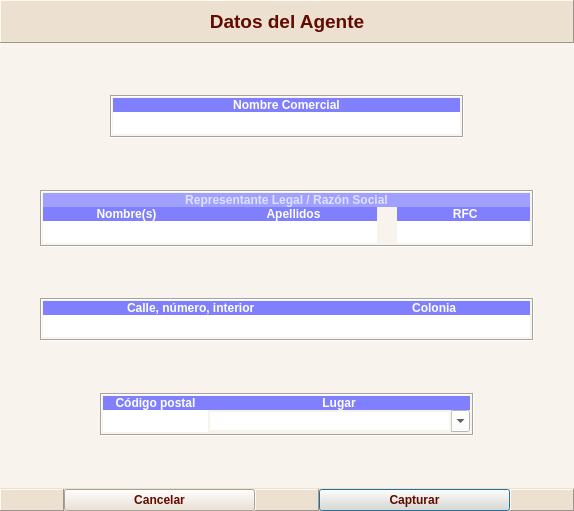
<?xml version="1.0" encoding="UTF-8"?>
<ui version="4.0">
 <class>Dialog</class>
 <widget class="QDialog" name="Dialog">
  <property name="geometry">
   <rect>
    <x>0</x>
    <y>0</y>
    <width>574</width>
    <height>511</height>
   </rect>
  </property>
  <property name="windowIcon">
   <iconset resource="resources.qrc">
    <normaloff>:/icon.ico</normaloff>:/icon.ico</iconset>
  </property>
  <property name="styleSheet">
   <string notr="true">background-color:#F8F4ED;</string>
  </property>
  <layout class="QVBoxLayout" name="verticalLayout_8">
   <property name="spacing">
    <number>0</number>
   </property>
   <property name="margin">
    <number>0</number>
   </property>
   <item>
    <widget class="QFrame" name="frame_12">
     <property name="styleSheet">
      <string notr="true">color:#600A00; background-color:#ECE0D0</string>
     </property>
     <property name="frameShape">
      <enum>QFrame::Panel</enum>
     </property>
     <property name="frameShadow">
      <enum>QFrame::Raised</enum>
     </property>
     <layout class="QVBoxLayout" name="verticalLayout_10">
      <item>
       <widget class="QLabel" name="titleLA">
        <property name="font">
         <font>
          <pointsize>14</pointsize>
          <weight>75</weight>
          <bold>true</bold>
         </font>
        </property>
        <property name="text">
         <string>Datos del Agente</string>
        </property>
        <property name="alignment">
         <set>Qt::AlignCenter</set>
        </property>
       </widget>
      </item>
     </layout>
    </widget>
   </item>
   <item>
    <spacer name="verticalSpacer_2">
     <property name="orientation">
      <enum>Qt::Vertical</enum>
     </property>
     <property name="sizeType">
      <enum>QSizePolicy::Preferred</enum>
     </property>
     <property name="sizeHint" stdset="0">
      <size>
       <width>20</width>
       <height>80</height>
      </size>
     </property>
    </spacer>
   </item>
   <item>
    <widget class="QFrame" name="frNombreComercial_layout">
     <property name="sizePolicy">
      <sizepolicy hsizetype="Preferred" vsizetype="Expanding">
       <horstretch>0</horstretch>
       <verstretch>0</verstretch>
      </sizepolicy>
     </property>
     <layout class="QVBoxLayout" name="verticalLayout_11">
      <property name="spacing">
       <number>0</number>
      </property>
      <property name="margin">
       <number>0</number>
      </property>
      <item>
       <layout class="QHBoxLayout" name="horizontalLayout_4">
        <property name="spacing">
         <number>0</number>
        </property>
        <item>
         <spacer name="horizontalSpacer_2">
          <property name="orientation">
           <enum>Qt::Horizontal</enum>
          </property>
          <property name="sizeHint" stdset="0">
           <size>
            <width>110</width>
            <height>20</height>
           </size>
          </property>
         </spacer>
        </item>
        <item>
         <widget class="QFrame" name="frNombreComercial">
          <property name="sizePolicy">
           <sizepolicy hsizetype="Preferred" vsizetype="Preferred">
            <horstretch>1</horstretch>
            <verstretch>0</verstretch>
           </sizepolicy>
          </property>
          <property name="frameShape">
           <enum>QFrame::Box</enum>
          </property>
          <property name="frameShadow">
           <enum>QFrame::Sunken</enum>
          </property>
          <layout class="QVBoxLayout" name="verticalLayout_2">
           <property name="spacing">
            <number>0</number>
           </property>
           <property name="leftMargin">
            <number>1</number>
           </property>
           <property name="topMargin">
            <number>1</number>
           </property>
           <property name="rightMargin">
            <number>2</number>
           </property>
           <property name="bottomMargin">
            <number>2</number>
           </property>
           <item>
            <widget class="QLabel" name="label_3">
             <property name="sizePolicy">
              <sizepolicy hsizetype="Preferred" vsizetype="Fixed">
               <horstretch>0</horstretch>
               <verstretch>0</verstretch>
              </sizepolicy>
             </property>
             <property name="font">
              <font>
               <pointsize>9</pointsize>
               <weight>75</weight>
               <bold>true</bold>
              </font>
             </property>
             <property name="styleSheet">
              <string notr="true">color:#FFFFFF;  background-color:#8080FF;</string>
             </property>
             <property name="text">
              <string>Nombre Comercial</string>
             </property>
             <property name="alignment">
              <set>Qt::AlignCenter</set>
             </property>
             <property name="margin">
              <number>2</number>
             </property>
            </widget>
           </item>
           <item>
            <widget class="CDLineEdit" name="edNombreComercial">
             <property name="sizePolicy">
              <sizepolicy hsizetype="Expanding" vsizetype="Preferred">
               <horstretch>0</horstretch>
               <verstretch>0</verstretch>
              </sizepolicy>
             </property>
             <property name="minimumSize">
              <size>
               <width>0</width>
               <height>22</height>
              </size>
             </property>
             <property name="font">
              <font>
               <weight>75</weight>
               <bold>true</bold>
              </font>
             </property>
             <property name="styleSheet">
              <string notr="true">background-color:#FFFFFF;</string>
             </property>
             <property name="frame">
              <bool>false</bool>
             </property>
            </widget>
           </item>
          </layout>
         </widget>
        </item>
        <item>
         <spacer name="horizontalSpacer_3">
          <property name="orientation">
           <enum>Qt::Horizontal</enum>
          </property>
          <property name="sizeHint" stdset="0">
           <size>
            <width>110</width>
            <height>20</height>
           </size>
          </property>
         </spacer>
        </item>
       </layout>
      </item>
      <item>
       <spacer name="verticalSpacer_3">
        <property name="orientation">
         <enum>Qt::Vertical</enum>
        </property>
        <property name="sizeType">
         <enum>QSizePolicy::Preferred</enum>
        </property>
        <property name="sizeHint" stdset="0">
         <size>
          <width>20</width>
          <height>80</height>
         </size>
        </property>
       </spacer>
      </item>
     </layout>
    </widget>
   </item>
   <item>
    <widget class="QFrame" name="frRepresentanteLegal_layout">
     <property name="sizePolicy">
      <sizepolicy hsizetype="Preferred" vsizetype="Expanding">
       <horstretch>0</horstretch>
       <verstretch>0</verstretch>
      </sizepolicy>
     </property>
     <layout class="QVBoxLayout" name="verticalLayout_13">
      <property name="spacing">
       <number>0</number>
      </property>
      <property name="margin">
       <number>0</number>
      </property>
      <item>
       <layout class="QHBoxLayout" name="horizontalLayout_7">
        <property name="spacing">
         <number>0</number>
        </property>
        <item>
         <spacer name="horizontalSpacer_4">
          <property name="orientation">
           <enum>Qt::Horizontal</enum>
          </property>
          <property name="sizeType">
           <enum>QSizePolicy::Preferred</enum>
          </property>
          <property name="sizeHint" stdset="0">
           <size>
            <width>40</width>
            <height>20</height>
           </size>
          </property>
         </spacer>
        </item>
        <item>
         <widget class="QFrame" name="frame_11">
          <property name="frameShape">
           <enum>QFrame::Box</enum>
          </property>
          <property name="frameShadow">
           <enum>QFrame::Sunken</enum>
          </property>
          <layout class="QVBoxLayout" name="verticalLayout_12">
           <property name="spacing">
            <number>0</number>
           </property>
           <property name="leftMargin">
            <number>1</number>
           </property>
           <property name="topMargin">
            <number>1</number>
           </property>
           <property name="rightMargin">
            <number>2</number>
           </property>
           <property name="bottomMargin">
            <number>2</number>
           </property>
           <item>
            <widget class="QLabel" name="laRepresentante">
             <property name="sizePolicy">
              <sizepolicy hsizetype="Expanding" vsizetype="Fixed">
               <horstretch>0</horstretch>
               <verstretch>0</verstretch>
              </sizepolicy>
             </property>
             <property name="font">
              <font>
               <pointsize>9</pointsize>
               <weight>75</weight>
               <bold>true</bold>
              </font>
             </property>
             <property name="styleSheet">
              <string notr="true">color:#E0E0FF; background-color:#A0A0FF</string>
             </property>
             <property name="text">
              <string>Representante Legal / Razón Social</string>
             </property>
             <property name="alignment">
              <set>Qt::AlignCenter</set>
             </property>
             <property name="margin">
              <number>3</number>
             </property>
            </widget>
           </item>
           <item>
            <widget class="QFrame" name="frame_13">
             <layout class="QHBoxLayout" name="horizontalLayout_5">
              <property name="spacing">
               <number>0</number>
              </property>
              <property name="margin">
               <number>0</number>
              </property>
              <item>
               <widget class="QFrame" name="frame">
                <property name="sizePolicy">
                 <sizepolicy hsizetype="Expanding" vsizetype="Fixed">
                  <horstretch>5</horstretch>
                  <verstretch>0</verstretch>
                 </sizepolicy>
                </property>
                <property name="styleSheet">
                 <string notr="true">background-color:#8080FF</string>
                </property>
                <layout class="QVBoxLayout" name="verticalLayout">
                 <property name="spacing">
                  <number>0</number>
                 </property>
                 <property name="margin">
                  <number>0</number>
                 </property>
                 <item>
                  <widget class="QLabel" name="label_2">
                   <property name="sizePolicy">
                    <sizepolicy hsizetype="Preferred" vsizetype="Fixed">
                     <horstretch>0</horstretch>
                     <verstretch>0</verstretch>
                    </sizepolicy>
                   </property>
                   <property name="font">
                    <font>
                     <pointsize>9</pointsize>
                     <weight>75</weight>
                     <bold>true</bold>
                    </font>
                   </property>
                   <property name="styleSheet">
                    <string notr="true">color:#FFFFFF</string>
                   </property>
                   <property name="text">
                    <string>Nombre(s)</string>
                   </property>
                   <property name="alignment">
                    <set>Qt::AlignCenter</set>
                   </property>
                   <property name="margin">
                    <number>2</number>
                   </property>
                  </widget>
                 </item>
                 <item>
                  <widget class="CDLineEdit" name="edRazonSocial">
                   <property name="sizePolicy">
                    <sizepolicy hsizetype="Expanding" vsizetype="Preferred">
                     <horstretch>0</horstretch>
                     <verstretch>0</verstretch>
                    </sizepolicy>
                   </property>
                   <property name="minimumSize">
                    <size>
                     <width>0</width>
                     <height>22</height>
                    </size>
                   </property>
                   <property name="font">
                    <font>
                     <weight>75</weight>
                     <bold>true</bold>
                    </font>
                   </property>
                   <property name="styleSheet">
                    <string notr="true">background-color:#FFFFFF;</string>
                   </property>
                   <property name="frame">
                    <bool>false</bool>
                   </property>
                  </widget>
                 </item>
                </layout>
               </widget>
              </item>
              <item>
               <widget class="QFrame" name="frame_9">
                <property name="sizePolicy">
                 <sizepolicy hsizetype="Expanding" vsizetype="Fixed">
                  <horstretch>5</horstretch>
                  <verstretch>0</verstretch>
                 </sizepolicy>
                </property>
                <property name="styleSheet">
                 <string notr="true">background-color:#8080FF</string>
                </property>
                <layout class="QVBoxLayout" name="verticalLayout_9">
                 <property name="spacing">
                  <number>0</number>
                 </property>
                 <property name="margin">
                  <number>0</number>
                 </property>
                 <item>
                  <widget class="QLabel" name="label_9">
                   <property name="sizePolicy">
                    <sizepolicy hsizetype="Preferred" vsizetype="Fixed">
                     <horstretch>0</horstretch>
                     <verstretch>0</verstretch>
                    </sizepolicy>
                   </property>
                   <property name="font">
                    <font>
                     <pointsize>9</pointsize>
                     <weight>75</weight>
                     <bold>true</bold>
                    </font>
                   </property>
                   <property name="styleSheet">
                    <string notr="true">color:#FFFFFF</string>
                   </property>
                   <property name="text">
                    <string>Apellidos</string>
                   </property>
                   <property name="alignment">
                    <set>Qt::AlignCenter</set>
                   </property>
                   <property name="margin">
                    <number>2</number>
                   </property>
                  </widget>
                 </item>
                 <item>
                  <widget class="CDLineEdit" name="edNombre2">
                   <property name="sizePolicy">
                    <sizepolicy hsizetype="Expanding" vsizetype="Preferred">
                     <horstretch>0</horstretch>
                     <verstretch>0</verstretch>
                    </sizepolicy>
                   </property>
                   <property name="minimumSize">
                    <size>
                     <width>0</width>
                     <height>22</height>
                    </size>
                   </property>
                   <property name="font">
                    <font>
                     <weight>75</weight>
                     <bold>true</bold>
                    </font>
                   </property>
                   <property name="styleSheet">
                    <string notr="true">background-color:#FFFFFF;</string>
                   </property>
                   <property name="frame">
                    <bool>false</bool>
                   </property>
                  </widget>
                 </item>
                </layout>
               </widget>
              </item>
              <item>
               <spacer name="horizontalSpacer">
                <property name="orientation">
                 <enum>Qt::Horizontal</enum>
                </property>
                <property name="sizeType">
                 <enum>QSizePolicy::Preferred</enum>
                </property>
                <property name="sizeHint" stdset="0">
                 <size>
                  <width>20</width>
                  <height>20</height>
                 </size>
                </property>
               </spacer>
              </item>
              <item>
               <widget class="QFrame" name="frame_8">
                <property name="sizePolicy">
                 <sizepolicy hsizetype="Expanding" vsizetype="Fixed">
                  <horstretch>4</horstretch>
                  <verstretch>0</verstretch>
                 </sizepolicy>
                </property>
                <property name="styleSheet">
                 <string notr="true">background-color:#8080FF</string>
                </property>
                <layout class="QVBoxLayout" name="verticalLayout_7">
                 <property name="spacing">
                  <number>0</number>
                 </property>
                 <property name="margin">
                  <number>0</number>
                 </property>
                 <item>
                  <widget class="QLabel" name="label_8">
                   <property name="sizePolicy">
                    <sizepolicy hsizetype="Preferred" vsizetype="Fixed">
                     <horstretch>0</horstretch>
                     <verstretch>0</verstretch>
                    </sizepolicy>
                   </property>
                   <property name="font">
                    <font>
                     <pointsize>9</pointsize>
                     <weight>75</weight>
                     <bold>true</bold>
                    </font>
                   </property>
                   <property name="styleSheet">
                    <string notr="true">color:#FFFFFF</string>
                   </property>
                   <property name="text">
                    <string> RFC</string>
                   </property>
                   <property name="alignment">
                    <set>Qt::AlignCenter</set>
                   </property>
                   <property name="margin">
                    <number>2</number>
                   </property>
                  </widget>
                 </item>
                 <item>
                  <widget class="CDRfcEdit" name="edRFC">
                   <property name="sizePolicy">
                    <sizepolicy hsizetype="Expanding" vsizetype="Preferred">
                     <horstretch>0</horstretch>
                     <verstretch>0</verstretch>
                    </sizepolicy>
                   </property>
                   <property name="minimumSize">
                    <size>
                     <width>0</width>
                     <height>22</height>
                    </size>
                   </property>
                   <property name="font">
                    <font>
                     <weight>75</weight>
                     <bold>true</bold>
                    </font>
                   </property>
                   <property name="styleSheet">
                    <string notr="true">background-color:#FFFFFF;</string>
                   </property>
                   <property name="frame">
                    <bool>false</bool>
                   </property>
                  </widget>
                 </item>
                </layout>
               </widget>
              </item>
             </layout>
            </widget>
           </item>
          </layout>
         </widget>
        </item>
        <item>
         <spacer name="horizontalSpacer_5">
          <property name="orientation">
           <enum>Qt::Horizontal</enum>
          </property>
          <property name="sizeType">
           <enum>QSizePolicy::Preferred</enum>
          </property>
          <property name="sizeHint" stdset="0">
           <size>
            <width>40</width>
            <height>20</height>
           </size>
          </property>
         </spacer>
        </item>
       </layout>
      </item>
      <item>
       <spacer name="verticalSpacer_4">
        <property name="orientation">
         <enum>Qt::Vertical</enum>
        </property>
        <property name="sizeType">
         <enum>QSizePolicy::Preferred</enum>
        </property>
        <property name="sizeHint" stdset="0">
         <size>
          <width>20</width>
          <height>80</height>
         </size>
        </property>
       </spacer>
      </item>
     </layout>
    </widget>
   </item>
   <item>
    <widget class="QFrame" name="frame_2">
     <property name="sizePolicy">
      <sizepolicy hsizetype="Preferred" vsizetype="Expanding">
       <horstretch>0</horstretch>
       <verstretch>0</verstretch>
      </sizepolicy>
     </property>
     <layout class="QVBoxLayout" name="verticalLayout_14">
      <property name="spacing">
       <number>0</number>
      </property>
      <property name="margin">
       <number>0</number>
      </property>
      <item>
       <layout class="QHBoxLayout" name="horizontalLayout_2">
        <property name="spacing">
         <number>0</number>
        </property>
        <property name="sizeConstraint">
         <enum>QLayout::SetFixedSize</enum>
        </property>
        <item>
         <spacer name="horizontalSpacer_6">
          <property name="orientation">
           <enum>Qt::Horizontal</enum>
          </property>
          <property name="sizeType">
           <enum>QSizePolicy::Preferred</enum>
          </property>
          <property name="sizeHint" stdset="0">
           <size>
            <width>40</width>
            <height>20</height>
           </size>
          </property>
         </spacer>
        </item>
        <item>
         <widget class="QFrame" name="frame_7">
          <property name="frameShape">
           <enum>QFrame::Box</enum>
          </property>
          <property name="frameShadow">
           <enum>QFrame::Sunken</enum>
          </property>
          <layout class="QHBoxLayout" name="horizontalLayout_8">
           <property name="spacing">
            <number>0</number>
           </property>
           <property name="leftMargin">
            <number>1</number>
           </property>
           <property name="topMargin">
            <number>1</number>
           </property>
           <property name="rightMargin">
            <number>2</number>
           </property>
           <property name="bottomMargin">
            <number>2</number>
           </property>
           <item>
            <widget class="QFrame" name="frame_4">
             <property name="sizePolicy">
              <sizepolicy hsizetype="Preferred" vsizetype="Preferred">
               <horstretch>3</horstretch>
               <verstretch>0</verstretch>
              </sizepolicy>
             </property>
             <property name="styleSheet">
              <string notr="true">background-color:#8080FF</string>
             </property>
             <layout class="QVBoxLayout" name="verticalLayout_4">
              <property name="spacing">
               <number>0</number>
              </property>
              <property name="margin">
               <number>0</number>
              </property>
              <item>
               <widget class="QLabel" name="label_4">
                <property name="sizePolicy">
                 <sizepolicy hsizetype="Preferred" vsizetype="Fixed">
                  <horstretch>0</horstretch>
                  <verstretch>0</verstretch>
                 </sizepolicy>
                </property>
                <property name="font">
                 <font>
                  <pointsize>9</pointsize>
                  <weight>75</weight>
                  <bold>true</bold>
                 </font>
                </property>
                <property name="styleSheet">
                 <string notr="true">color:#FFFFFF</string>
                </property>
                <property name="text">
                 <string> Calle, número, interior</string>
                </property>
                <property name="alignment">
                 <set>Qt::AlignCenter</set>
                </property>
                <property name="margin">
                 <number>2</number>
                </property>
               </widget>
              </item>
              <item>
               <widget class="CDLineEdit" name="edCalle">
                <property name="sizePolicy">
                 <sizepolicy hsizetype="Expanding" vsizetype="Preferred">
                  <horstretch>0</horstretch>
                  <verstretch>0</verstretch>
                 </sizepolicy>
                </property>
                <property name="minimumSize">
                 <size>
                  <width>0</width>
                  <height>22</height>
                 </size>
                </property>
                <property name="font">
                 <font>
                  <weight>75</weight>
                  <bold>true</bold>
                 </font>
                </property>
                <property name="styleSheet">
                 <string notr="true">background-color:#FFFFFF;</string>
                </property>
                <property name="frame">
                 <bool>false</bool>
                </property>
               </widget>
              </item>
             </layout>
            </widget>
           </item>
           <item>
            <widget class="QFrame" name="frame_5">
             <property name="sizePolicy">
              <sizepolicy hsizetype="Preferred" vsizetype="Preferred">
               <horstretch>2</horstretch>
               <verstretch>0</verstretch>
              </sizepolicy>
             </property>
             <property name="styleSheet">
              <string notr="true">background-color:#8080FF</string>
             </property>
             <layout class="QVBoxLayout" name="verticalLayout_3">
              <property name="spacing">
               <number>0</number>
              </property>
              <property name="margin">
               <number>0</number>
              </property>
              <item>
               <widget class="QLabel" name="label_5">
                <property name="sizePolicy">
                 <sizepolicy hsizetype="Preferred" vsizetype="Fixed">
                  <horstretch>0</horstretch>
                  <verstretch>0</verstretch>
                 </sizepolicy>
                </property>
                <property name="font">
                 <font>
                  <pointsize>9</pointsize>
                  <weight>75</weight>
                  <bold>true</bold>
                 </font>
                </property>
                <property name="styleSheet">
                 <string notr="true">color:#FFFFFF</string>
                </property>
                <property name="text">
                 <string> Colonia</string>
                </property>
                <property name="alignment">
                 <set>Qt::AlignCenter</set>
                </property>
                <property name="margin">
                 <number>2</number>
                </property>
               </widget>
              </item>
              <item>
               <widget class="CDLineEdit" name="edColonia">
                <property name="sizePolicy">
                 <sizepolicy hsizetype="Expanding" vsizetype="Preferred">
                  <horstretch>0</horstretch>
                  <verstretch>0</verstretch>
                 </sizepolicy>
                </property>
                <property name="minimumSize">
                 <size>
                  <width>0</width>
                  <height>22</height>
                 </size>
                </property>
                <property name="font">
                 <font>
                  <weight>75</weight>
                  <bold>true</bold>
                 </font>
                </property>
                <property name="styleSheet">
                 <string notr="true">background-color:#FFFFFF;</string>
                </property>
                <property name="frame">
                 <bool>false</bool>
                </property>
               </widget>
              </item>
             </layout>
            </widget>
           </item>
          </layout>
         </widget>
        </item>
        <item>
         <spacer name="horizontalSpacer_7">
          <property name="orientation">
           <enum>Qt::Horizontal</enum>
          </property>
          <property name="sizeType">
           <enum>QSizePolicy::Preferred</enum>
          </property>
          <property name="sizeHint" stdset="0">
           <size>
            <width>40</width>
            <height>20</height>
           </size>
          </property>
         </spacer>
        </item>
       </layout>
      </item>
      <item>
       <spacer name="verticalSpacer_5">
        <property name="orientation">
         <enum>Qt::Vertical</enum>
        </property>
        <property name="sizeType">
         <enum>QSizePolicy::Preferred</enum>
        </property>
        <property name="sizeHint" stdset="0">
         <size>
          <width>20</width>
          <height>80</height>
         </size>
        </property>
       </spacer>
      </item>
     </layout>
    </widget>
   </item>
   <item>
    <widget class="QFrame" name="frame_17">
     <property name="sizePolicy">
      <sizepolicy hsizetype="Preferred" vsizetype="Preferred">
       <horstretch>0</horstretch>
       <verstretch>0</verstretch>
      </sizepolicy>
     </property>
     <layout class="QVBoxLayout" name="verticalLayout_15">
      <property name="spacing">
       <number>0</number>
      </property>
      <property name="margin">
       <number>0</number>
      </property>
      <item>
       <layout class="QHBoxLayout" name="horizontalLayout_3">
        <property name="spacing">
         <number>0</number>
        </property>
        <property name="rightMargin">
         <number>0</number>
        </property>
        <item>
         <spacer name="horizontalSpacer_9">
          <property name="orientation">
           <enum>Qt::Horizontal</enum>
          </property>
          <property name="sizeType">
           <enum>QSizePolicy::Preferred</enum>
          </property>
          <property name="sizeHint" stdset="0">
           <size>
            <width>100</width>
            <height>10</height>
           </size>
          </property>
         </spacer>
        </item>
        <item>
         <widget class="QFrame" name="frame_6">
          <property name="frameShape">
           <enum>QFrame::Box</enum>
          </property>
          <property name="frameShadow">
           <enum>QFrame::Sunken</enum>
          </property>
          <layout class="QHBoxLayout" name="horizontalLayout_6">
           <property name="spacing">
            <number>0</number>
           </property>
           <property name="leftMargin">
            <number>1</number>
           </property>
           <property name="topMargin">
            <number>1</number>
           </property>
           <property name="rightMargin">
            <number>2</number>
           </property>
           <property name="bottomMargin">
            <number>2</number>
           </property>
           <item>
            <widget class="QFrame" name="zipCodeFR">
             <property name="sizePolicy">
              <sizepolicy hsizetype="Preferred" vsizetype="Fixed">
               <horstretch>2</horstretch>
               <verstretch>1</verstretch>
              </sizepolicy>
             </property>
             <property name="styleSheet">
              <string notr="true">background-color:#8080FF</string>
             </property>
             <layout class="QVBoxLayout" name="verticalLayout_6">
              <property name="spacing">
               <number>0</number>
              </property>
              <property name="margin">
               <number>0</number>
              </property>
              <item>
               <widget class="QLabel" name="label_6">
                <property name="sizePolicy">
                 <sizepolicy hsizetype="Preferred" vsizetype="Fixed">
                  <horstretch>0</horstretch>
                  <verstretch>0</verstretch>
                 </sizepolicy>
                </property>
                <property name="font">
                 <font>
                  <pointsize>9</pointsize>
                  <weight>75</weight>
                  <bold>true</bold>
                 </font>
                </property>
                <property name="styleSheet">
                 <string notr="true">color:#FFFFFF</string>
                </property>
                <property name="text">
                 <string> Código postal </string>
                </property>
                <property name="alignment">
                 <set>Qt::AlignCenter</set>
                </property>
                <property name="margin">
                 <number>2</number>
                </property>
               </widget>
              </item>
              <item>
               <widget class="CDLineEdit" name="edCodigoPostal">
                <property name="sizePolicy">
                 <sizepolicy hsizetype="Expanding" vsizetype="Preferred">
                  <horstretch>0</horstretch>
                  <verstretch>0</verstretch>
                 </sizepolicy>
                </property>
                <property name="minimumSize">
                 <size>
                  <width>0</width>
                  <height>22</height>
                 </size>
                </property>
                <property name="font">
                 <font>
                  <weight>75</weight>
                  <bold>true</bold>
                 </font>
                </property>
                <property name="styleSheet">
                 <string notr="true">background-color:#FFFFFF;</string>
                </property>
                <property name="frame">
                 <bool>false</bool>
                </property>
               </widget>
              </item>
             </layout>
            </widget>
           </item>
           <item>
            <widget class="QFrame" name="placeFR">
             <property name="sizePolicy">
              <sizepolicy hsizetype="Preferred" vsizetype="Preferred">
               <horstretch>5</horstretch>
               <verstretch>1</verstretch>
              </sizepolicy>
             </property>
             <layout class="QVBoxLayout" name="verticalLayout_5">
              <property name="spacing">
               <number>0</number>
              </property>
              <property name="margin">
               <number>0</number>
              </property>
              <item>
               <widget class="QLabel" name="label_7">
                <property name="sizePolicy">
                 <sizepolicy hsizetype="Preferred" vsizetype="Fixed">
                  <horstretch>0</horstretch>
                  <verstretch>0</verstretch>
                 </sizepolicy>
                </property>
                <property name="font">
                 <font>
                  <pointsize>9</pointsize>
                  <weight>75</weight>
                  <bold>true</bold>
                 </font>
                </property>
                <property name="styleSheet">
                 <string notr="true">color:#FFFFFF; background-color:#8080FF</string>
                </property>
                <property name="text">
                 <string>Lugar</string>
                </property>
                <property name="alignment">
                 <set>Qt::AlignCenter</set>
                </property>
                <property name="margin">
                 <number>2</number>
                </property>
               </widget>
              </item>
              <item>
               <widget class="QComboBox" name="cbLugar">
                <property name="sizePolicy">
                 <sizepolicy hsizetype="Preferred" vsizetype="Preferred">
                  <horstretch>0</horstretch>
                  <verstretch>0</verstretch>
                 </sizepolicy>
                </property>
                <property name="minimumSize">
                 <size>
                  <width>0</width>
                  <height>22</height>
                 </size>
                </property>
                <property name="font">
                 <font>
                  <weight>75</weight>
                  <bold>true</bold>
                 </font>
                </property>
                <property name="styleSheet">
                 <string notr="true">background-color:#FFFFFF;</string>
                </property>
                <property name="editable">
                 <bool>true</bool>
                </property>
                <property name="frame">
                 <bool>false</bool>
                </property>
               </widget>
              </item>
             </layout>
            </widget>
           </item>
          </layout>
         </widget>
        </item>
        <item>
         <spacer name="horizontalSpacer_8">
          <property name="orientation">
           <enum>Qt::Horizontal</enum>
          </property>
          <property name="sizeType">
           <enum>QSizePolicy::Preferred</enum>
          </property>
          <property name="sizeHint" stdset="0">
           <size>
            <width>100</width>
            <height>10</height>
           </size>
          </property>
         </spacer>
        </item>
       </layout>
      </item>
      <item>
       <spacer name="verticalSpacer">
        <property name="orientation">
         <enum>Qt::Vertical</enum>
        </property>
        <property name="sizeType">
         <enum>QSizePolicy::Preferred</enum>
        </property>
        <property name="sizeHint" stdset="0">
         <size>
          <width>20</width>
          <height>80</height>
         </size>
        </property>
       </spacer>
      </item>
     </layout>
    </widget>
   </item>
   <item>
    <widget class="QFrame" name="frame_3">
     <property name="styleSheet">
      <string notr="true">color:#600A00; background-color:#ECE0D0</string>
     </property>
     <property name="frameShape">
      <enum>QFrame::NoFrame</enum>
     </property>
     <property name="frameShadow">
      <enum>QFrame::Raised</enum>
     </property>
     <layout class="QHBoxLayout" name="horizontalLayout">
      <property name="spacing">
       <number>0</number>
      </property>
      <property name="leftMargin">
       <number>0</number>
      </property>
      <property name="topMargin">
       <number>1</number>
      </property>
      <property name="rightMargin">
       <number>0</number>
      </property>
      <property name="bottomMargin">
       <number>0</number>
      </property>
      <item>
       <widget class="QFrame" name="frame_10">
        <property name="sizePolicy">
         <sizepolicy hsizetype="Preferred" vsizetype="Preferred">
          <horstretch>1</horstretch>
          <verstretch>0</verstretch>
         </sizepolicy>
        </property>
        <property name="frameShape">
         <enum>QFrame::Panel</enum>
        </property>
        <property name="frameShadow">
         <enum>QFrame::Raised</enum>
        </property>
       </widget>
      </item>
      <item>
       <widget class="QPushButton" name="boCancelar">
        <property name="sizePolicy">
         <sizepolicy hsizetype="Minimum" vsizetype="Fixed">
          <horstretch>3</horstretch>
          <verstretch>0</verstretch>
         </sizepolicy>
        </property>
        <property name="font">
         <font>
          <pointsize>9</pointsize>
          <weight>75</weight>
          <bold>true</bold>
         </font>
        </property>
        <property name="styleSheet">
         <string notr="true"/>
        </property>
        <property name="text">
         <string>Cancelar</string>
        </property>
        <property name="icon">
         <iconset resource="resources.qrc">
          <normaloff>:/Cancel.png</normaloff>:/Cancel.png</iconset>
        </property>
        <property name="iconSize">
         <size>
          <width>32</width>
          <height>32</height>
         </size>
        </property>
       </widget>
      </item>
      <item>
       <widget class="QFrame" name="frame_14">
        <property name="sizePolicy">
         <sizepolicy hsizetype="Preferred" vsizetype="Preferred">
          <horstretch>1</horstretch>
          <verstretch>0</verstretch>
         </sizepolicy>
        </property>
        <property name="frameShape">
         <enum>QFrame::Panel</enum>
        </property>
        <property name="frameShadow">
         <enum>QFrame::Raised</enum>
        </property>
       </widget>
      </item>
      <item>
       <widget class="QPushButton" name="boAceptar">
        <property name="sizePolicy">
         <sizepolicy hsizetype="Minimum" vsizetype="Fixed">
          <horstretch>3</horstretch>
          <verstretch>0</verstretch>
         </sizepolicy>
        </property>
        <property name="font">
         <font>
          <pointsize>9</pointsize>
          <weight>75</weight>
          <bold>true</bold>
         </font>
        </property>
        <property name="styleSheet">
         <string notr="true"/>
        </property>
        <property name="text">
         <string>Capturar</string>
        </property>
        <property name="icon">
         <iconset resource="resources.qrc">
          <normaloff>:/CheckMark.png</normaloff>:/CheckMark.png</iconset>
        </property>
        <property name="iconSize">
         <size>
          <width>32</width>
          <height>32</height>
         </size>
        </property>
        <property name="default">
         <bool>true</bool>
        </property>
       </widget>
      </item>
      <item>
       <widget class="QFrame" name="frame_15">
        <property name="sizePolicy">
         <sizepolicy hsizetype="Preferred" vsizetype="Preferred">
          <horstretch>1</horstretch>
          <verstretch>0</verstretch>
         </sizepolicy>
        </property>
        <property name="frameShape">
         <enum>QFrame::Panel</enum>
        </property>
        <property name="frameShadow">
         <enum>QFrame::Raised</enum>
        </property>
       </widget>
      </item>
     </layout>
    </widget>
   </item>
  </layout>
 </widget>
 <customwidgets>
  <customwidget>
   <class>CDLineEdit</class>
   <extends>QLineEdit</extends>
   <header>cdWidgets.cdLineEdit</header>
   <slots>
    <slot>updateStatus()</slot>
   </slots>
  </customwidget>
  <customwidget>
   <class>CDRfcEdit</class>
   <extends>QLineEdit</extends>
   <header>cdWidgets.cdRfcEdit</header>
  </customwidget>
 </customwidgets>
 <tabstops>
  <tabstop>edNombreComercial</tabstop>
  <tabstop>edRazonSocial</tabstop>
  <tabstop>edNombre2</tabstop>
  <tabstop>edRFC</tabstop>
  <tabstop>edCalle</tabstop>
  <tabstop>edColonia</tabstop>
  <tabstop>edCodigoPostal</tabstop>
  <tabstop>boAceptar</tabstop>
 </tabstops>
 <resources>
  <include location="resources.qrc"/>
  <include location="resources.qrc"/>
 </resources>
 <connections/>
</ui>
